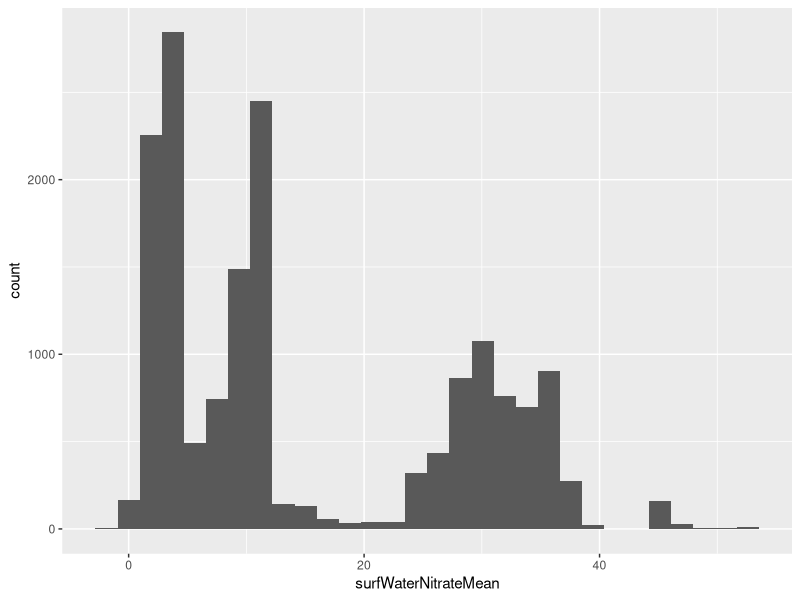
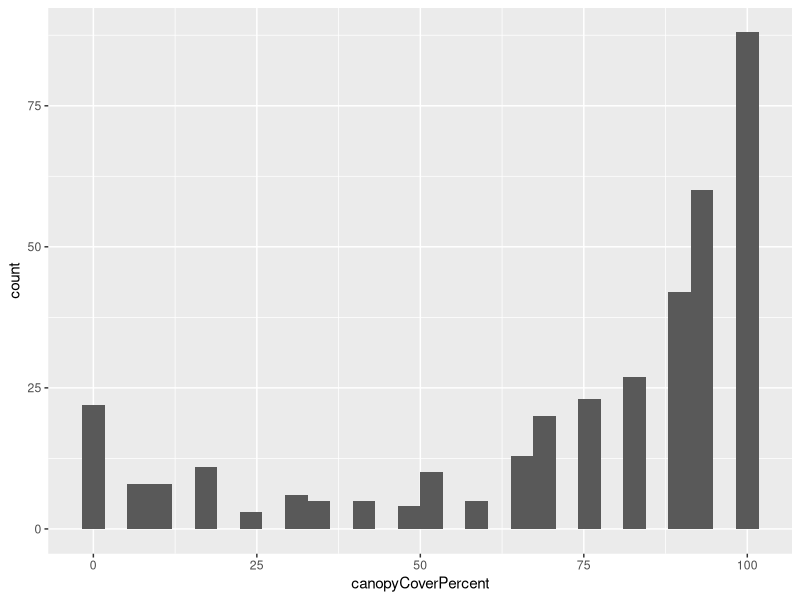
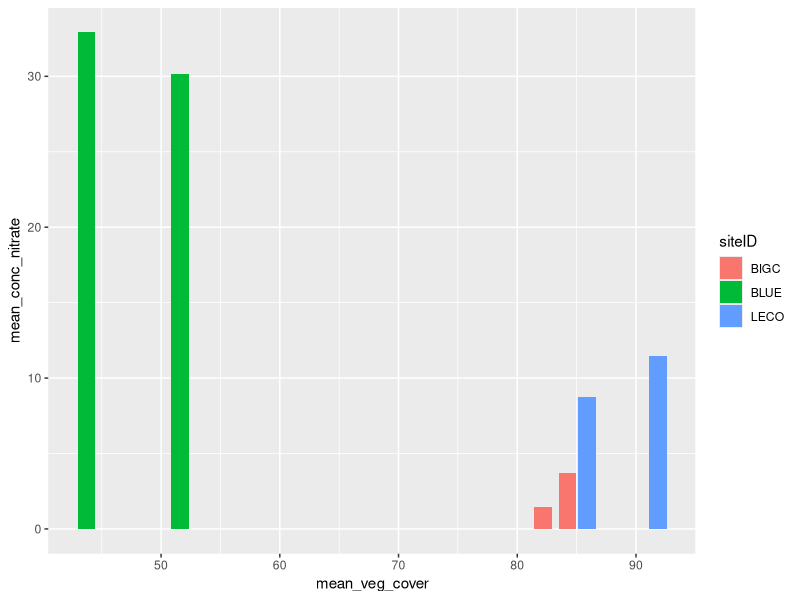
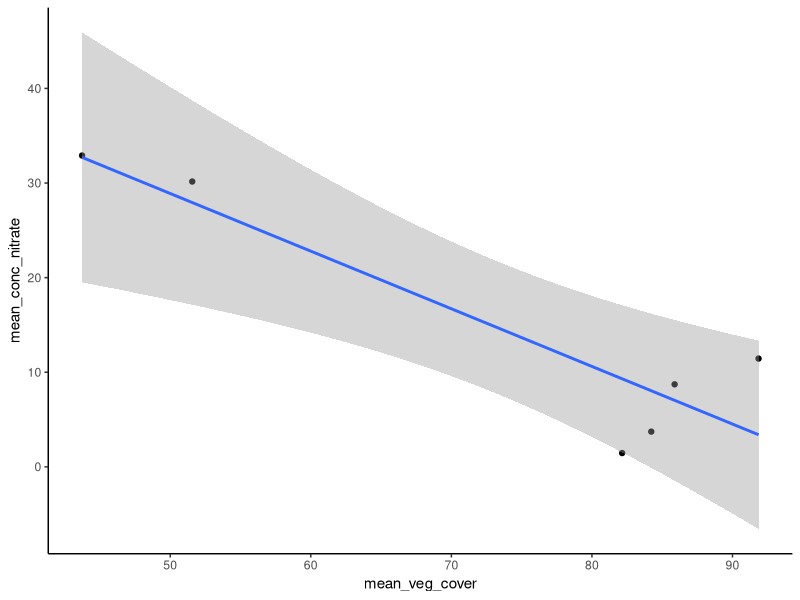
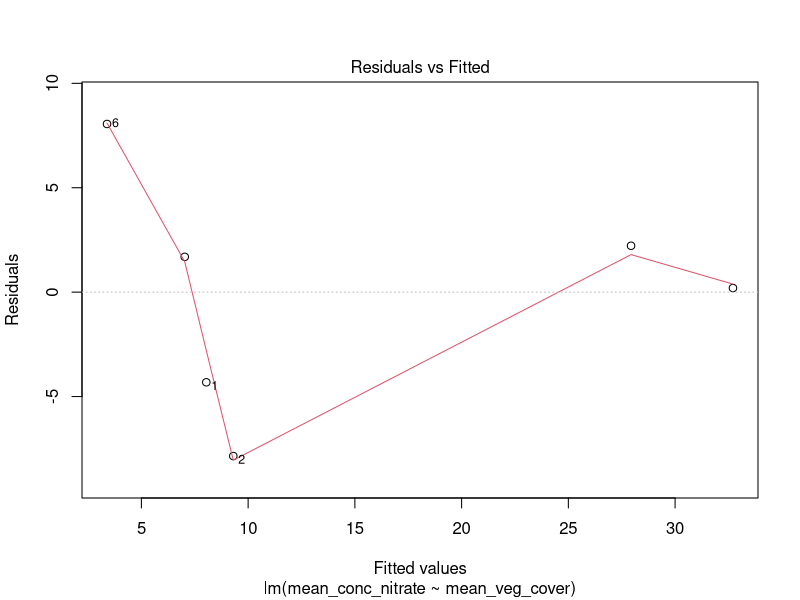
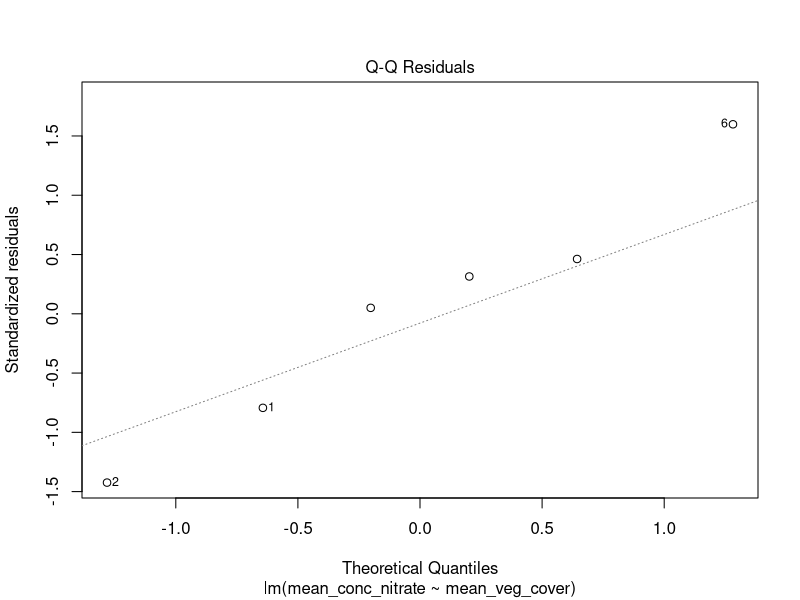
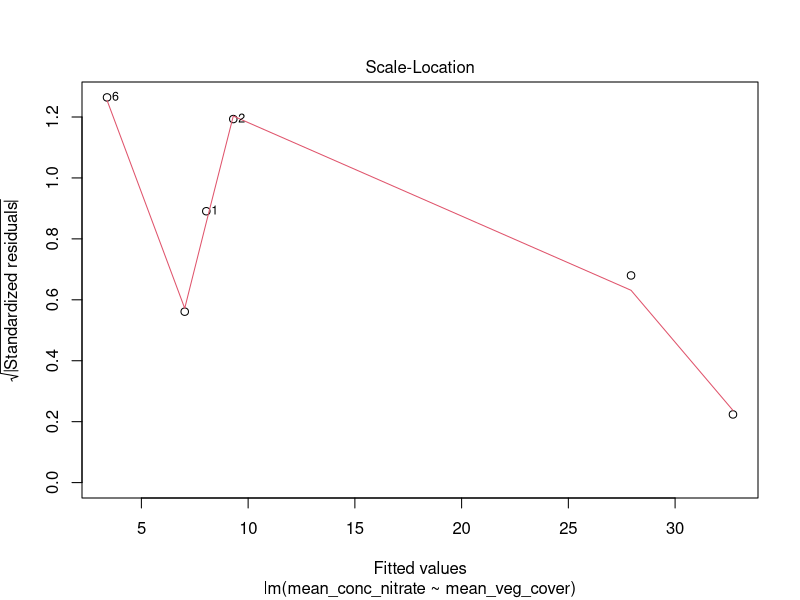
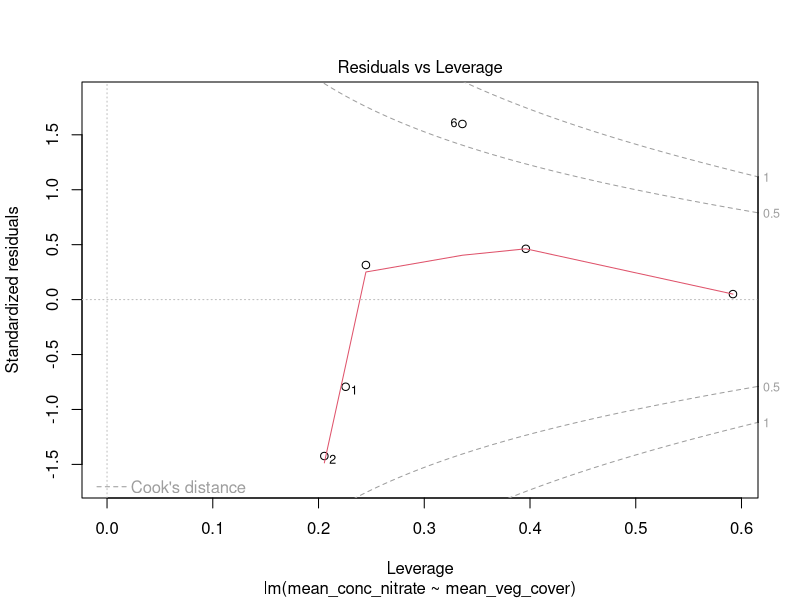

These figures' R source, in order: (Note: this script raises an error after producing the figures.)
## ---- chunk 1
knitr::opts_chunk$set(echo = TRUE)
## ---- chunk 2

#In Chunk 2, we're loading in the packages necessary to manipulate and process our data for further analysis.

install.packages("dplyr")
install.packages("tidyr")
install.packages("ggplot2")
install.packages("readr")
install.packages("lubridate")

library(dplyr)
library(tidyr)
library(ggplot2)
library(readr)
library(lubridate)

## ---- chunk 3

#In Chunk 3, we're loading all of the raw NEON data sets that we're going to be using in our project, as well as tagging each with an appropriate siteID (derived from the NEON site wherein the data was collected) and a year (derived from the year within which the data was collected). 

# (Note: Each set of data is preceded by a textual title (example: #BIGC_2019) to facilitate any necessary navigation).


#BIGC_2019

Nitrate_BIGC_2019 <-read_csv("../Data/Processed/BIGC (CA-D17)/BIGC_NEON_nitrate-surfacewater/NEON.D17.BIGC.DP1.20033.001.102.100.015.NSW_15_minute.2019-07.basic.20221201T190523Z.csv") %>% 
  mutate(siteID="BIGC", year=2019)

VegCover_BIGC_2019 <- read_csv("../Data/Processed/BIGC (CA-D17)/BIGC_NEON_cover-veg-riparian/NEON.D17.BIGC.DP1.20191.001.rip_percentComposition.2019-07.basic.20230112T002213Z.csv") %>% 
  mutate(siteID="BIGC", year=2019)


#BIGC_2021

Nitrate_BIGC_2021 <-read_csv("../Data/Processed/BIGC (CA-D17)/BIGC_NEON_nitrate-surfacewater/NEON.D17.BIGC.DP1.20033.001.102.100.015.NSW_15_minute.2021-08.basic.20221201T175835Z.csv") %>% 
  mutate(siteID="BIGC", year=2021)

VegCover_BIGC_2021 <- read_csv("../Data/Processed/BIGC (CA-D17)/BIGC_NEON_cover-veg-riparian/NEON.D17.BIGC.DP1.20191.001.rip_percentComposition.2021-08.basic.20230112T001807Z.csv") %>% 
  mutate(siteID="BIGC", year=2021)


#BLUE_2019

Nitrate_BLUE_2019 <-read_csv("../Data/Processed/BLUE (OK-D11)/BLUE_NEON_nitrate-surfacewater/NEON.D11.BLUE.DP1.20033.001.112.100.015.NSW_15_minute.2019-06.basic.20221201T045009Z.csv") %>% 
  mutate(siteID="BLUE", year=2019)

VegCover_BLUE_2019 <-read_csv("../Data/Processed/BLUE (OK-D11)/BLUE_NEON_cover-veg-riparian/NEON.D11.BLUE.DP1.20191.001.rip_percentComposition.2019-06.basic.20230112T002006Z.csv") %>% 
  mutate(siteID="BLUE", year=2019)


#BLUE_2021

Nitrate_BLUE_2021 <-read_csv("../Data/Processed/BLUE (OK-D11)/BLUE_NEON_nitrate-surfacewater/NEON.D11.BLUE.DP1.20033.001.112.100.015.NSW_15_minute.2021-06.basic.20221201T013159Z.csv") %>% 
  mutate(siteID="BLUE", year=2021)

VegCover_BLUE_2021 <-read_csv("../Data/Processed/BLUE (OK-D11)/BLUE_NEON_cover-veg-riparian/NEON.D11.BLUE.DP1.20191.001.rip_percentComposition.2021-06.basic.20230112T002305Z.csv") %>% 
  mutate(siteID="BLUE", year=2021)


#LECO_2019

Nitrate_LECO_2019 <-read_csv("../Data/Processed/LECO (TN-D07)/LECO_NEON_nitrate-surfacewater/NEON.D07.LECO.DP1.20033.001.102.100.015.NSW_15_minute.2019-09.basic.20221208T002007Z.csv") %>% 
  mutate(siteID="LECO", year=2019)

VegCover_LECO_2019 <-read_csv("../Data/Processed/LECO (TN-D07)/LECO_NEON_cover-veg-riparian/NEON.D07.LECO.DP1.20191.001.rip_percentComposition.2019-09.basic.20230112T001930Z.csv") %>% 
  mutate(siteID="LECO", year=2019)


#LECO_2021

Nitrate_LECO_2021 <-read_csv("../Data/Processed/LECO (TN-D07)/LECO_NEON_nitrate-surfacewater/NEON.D07.LECO.DP1.20033.001.112.100.015.NSW_15_minute.2021-09.basic.20221208T012753Z.csv") %>% 
  mutate(siteID="LECO", year=2021)

VegCover_LECO_2021 <-read_csv("../Data/Processed/LECO (TN-D07)/LECO_NEON_cover-veg-riparian/NEON.D07.LECO.DP1.20191.001.rip_percentComposition.2021-09.basic.20230112T002003Z.csv") %>% 
  mutate(siteID="LECO", year=2021)


## ---- chunk 4

#In Chunk 4, all of the extraneous data from the raw data sheets is being excised, and the data pertaining to our project is being consolidated into multiple formats for further manipulation. These are detailed in pre-code titles below, but generally speaking, we are creating a data frame containing all of the 'surfWaterNitrateMean' data from the Nitrate_Surfacewater NEON data sheets and a separate frame containing all of the 'canopyCoverPercent' data from the Cover_Veg_Riparian NEON data sheets (these will be used in the creation of two single-variable histograms). We're then creating mean data for each of these consolidated data frames (grouped by siteID and year) before finally left_joining these mean data to create a summarized master data frame.


#Nitrate Data Consolidation (Total, then mean surfWaterNitrateMean grouped by SiteID and year)
Nitrate_Combined <- bind_rows(Nitrate_BIGC_2019, Nitrate_BIGC_2021, Nitrate_BLUE_2019, Nitrate_BLUE_2021, Nitrate_LECO_2019, Nitrate_LECO_2021)

Mean_Nitrate_Combined <- Nitrate_Combined %>% 
  drop_na() %>% 
  group_by(siteID, year) %>% 
  summarize(mean_conc_nitrate = mean(surfWaterNitrateMean))


#VegCover Data Consolidation (Total, then mean canopyCoverPercent grouped by SiteID and year)
VegCover_Combined <- bind_rows(VegCover_BIGC_2019, VegCover_BIGC_2021, VegCover_BLUE_2019, VegCover_BLUE_2021, VegCover_LECO_2019, VegCover_LECO_2021)

Mean_VegCover_Combined <- VegCover_Combined %>% 
  group_by(siteID, year) %>% 
  summarize(mean_veg_cover = mean(canopyCoverPercent))


#Summary Data Frame (with corresponding mean values)
Master_Data_Frame <- left_join(Mean_Nitrate_Combined, Mean_VegCover_Combined)



#Raw 'surfWaterNitrateMean' and 'canopyCoverPercent' columns for Histogram
Total_Nitrate_Conc_Combined <- Nitrate_Combined %>% 
  drop_na() %>% 
  select(surfWaterNitrateMean)

Total_VegCover_Combined <- VegCover_Combined %>% 
  select(canopyCoverPercent)


## ---- chunk 5

# In Chunk 5, we're using the data frames containing the compiled 'surfWaterNitrateMean' and 'canopyCoverPercent' columns to create two single-variable histograms, each representative of one of our two continuous variables (both our response and our predictor variable)


Total_Nitrate_Conc_Combined %>%
  ggplot(aes(x=surfWaterNitrateMean))+
  geom_histogram()

Total_VegCover_Combined %>%
  ggplot(aes(x=canopyCoverPercent))+
  geom_histogram()


## ---- chunk 6

#In Chunk 6, we are creating data frames containing the summarized data necessary for visualization and analysis. (Note: Much of this code is the same as that contained in Chunk 4; for the purposes of our project, it made sense to summarize our data prior to compilation, and as such, much of it already exists in a grouped and summarized format).

Nitrate_Combined <- bind_rows(Nitrate_BIGC_2019, Nitrate_BIGC_2021, Nitrate_BLUE_2019, Nitrate_BLUE_2021, Nitrate_LECO_2019, Nitrate_LECO_2021)

Mean_Nitrate_Combined <- Nitrate_Combined %>% 
  drop_na() %>% 
  group_by(siteID, year) %>% 
  summarize(mean_conc_nitrate = mean(surfWaterNitrateMean))



VegCover_Combined <- bind_rows(VegCover_BIGC_2019, VegCover_BIGC_2021, VegCover_BLUE_2019, VegCover_BLUE_2021, VegCover_LECO_2019, VegCover_LECO_2021)

Mean_VegCover_Combined <- VegCover_Combined %>% 
  group_by(siteID, year) %>% 
  summarize(mean_veg_cover = mean(canopyCoverPercent))

Master_Data_Frame <- left_join(Mean_Nitrate_Combined, Mean_VegCover_Combined)

## ---- chunk 7

#Bar Graph
Master_Data_Frame %>%
  drop_na()%>%
  group_by(siteID, year)%>%
  ggplot(aes(x=mean_veg_cover, y=mean_conc_nitrate, fill = siteID))+
  geom_col(position="dodge")

#Scatter Plot
Master_Data_Frame %>%
  ggplot(aes(x=mean_veg_cover, y=mean_conc_nitrate))+
  geom_point()+
  geom_smooth(method ="lm")+
  theme_classic()


#ANOVA

ANOVA_Model <- aov(mean_conc_nitrate~mean_veg_cover, data = Master_Data_Frame)
summary(ANOVA_Model)

#Linear Model

Linear_Model <- lm(mean_conc_nitrate~mean_veg_cover, data = Master_Data_Frame)
summary(Linear_Model)
plot(Linear_Model)

## ---- chunk 8

Nitrate_BIGC_2019 <-read_csv("../Data/Processed/BIGC (CA-D17)/BIGC_NEON_nitrate-surfacewater/NEON.D17.BIGC.DP1.20033.001.102.100.015.NSW_15_minute.2019-07.basic.20221201T190523Z.csv")

VegCover_BIGC_2019 <- read_csv("../Data/Processed/BIGC (CA-D17)/BIGC_NEON_cover-veg-riparian/NEON.D17.BIGC.DP1.20191.001.rip_percentComposition.2019-07.basic.20230112T002213Z.csv")

CompStruct_BIGC_2019 <- read_csv("../Data/Processed/BIGC (CA-D17)/BIGC_NEON_comp-struct-riparian/NEON.D17.BIGC.DP1.20275.001.rip_assessment.2019-07.basic.20221128T182237Z.csv")

ChemSurf_BIGC_2019 <- read_csv("../Data/Processed/BIGC (CA-D17)/BIGC_NEON_chem-surfacewater/NEON.D17.BIGC.DP1.20093.001.swc_externalLabDataByAnalyte.2019-07.basic.20221215T171932Z.csv")

## ---- chunk 9

#BIGC_2019

Nitrate_BIGC_2019 <-read_csv("../Data/Processed/BIGC (CA-D17)/BIGC_NEON_nitrate-surfacewater/NEON.D17.BIGC.DP1.20033.001.102.100.015.NSW_15_minute.2019-07.basic.20221201T190523Z.csv")

VegCover_BIGC_2019 <- read_csv("../Data/Processed/BIGC (CA-D17)/BIGC_NEON_cover-veg-riparian/NEON.D17.BIGC.DP1.20191.001.rip_percentComposition.2019-07.basic.20230112T002213Z.csv")


#BIGC_2021

Nitrate_BIGC_2021 <-read_csv("../Data/Processed/BIGC (CA-D17)/BIGC_NEON_nitrate-surfacewater/NEON.D17.BIGC.DP1.20033.001.102.100.015.NSW_15_minute.2021-08.basic.20221201T175835Z.csv")

VegCover_BIGC_2021 <- read_csv("../Data/Processed/BIGC (CA-D17)/BIGC_NEON_cover-veg-riparian/NEON.D17.BIGC.DP1.20191.001.rip_percentComposition.2021-08.basic.20230112T001807Z.csv")


#BLUE_2019

Nitrate_BLUE_2019 <-read_csv("../Data/Processed/BLUE (OK-D11)/BLUE_NEON_nitrate-surfacewater/NEON.D11.BLUE.DP1.20033.001.112.100.015.NSW_15_minute.2019-06.basic.20221201T045009Z.csv")

VegCover_BLUE_2019 <-read_csv("../Data/Processed/BLUE (OK-D11)/BLUE_NEON_cover-veg-riparian/NEON.D11.BLUE.DP1.20191.001.rip_percentComposition.2019-06.basic.20230112T002006Z.csv")


#BLUE_2021

Nitrate_BLUE_2021 <-read_csv("../Data/Processed/BLUE (OK-D11)/BLUE_NEON_nitrate-surfacewater/NEON.D11.BLUE.DP1.20033.001.112.100.015.NSW_15_minute.2021-06.basic.20221201T013159Z.csv")

VegCover_BLUE_2021 <-read_csv("../Data/Processed/BLUE (OK-D11)/BLUE_NEON_cover-veg-riparian/NEON.D11.BLUE.DP1.20191.001.rip_percentComposition.2021-06.basic.20230112T002305Z.csv")


#LECO_2019

Nitrate_LECO_2019 <-read_csv("../Data/Processed/LECO (TN-D07)/LECO_NEON_nitrate-surfacewater/NEON.D07.LECO.DP1.20033.001.102.100.015.NSW_15_minute.2019-09.basic.20221208T002007Z.csv")

VegCover_LECO_2019 <-read_csv("../Data/Processed/LECO (TN-D07)/LECO_NEON_cover-veg-riparian/NEON.D07.LECO.DP1.20191.001.rip_percentComposition.2019-09.basic.20230112T001930Z.csv")


#LECO_2021

Nitrate_LECO_2021 <-read_csv("../Data/Processed/LECO (TN-D07)/LECO_NEON_nitrate-surfacewater/NEON.D07.LECO.DP1.20033.001.112.100.015.NSW_15_minute.2021-09.basic.20221208T012753Z.csv")

VegCover_LECO_2021 <-read_csv("../Data/Processed/LECO (TN-D07)/LECO_NEON_cover-veg-riparian/NEON.D07.LECO.DP1.20191.001.rip_percentComposition.2021-09.basic.20230112T002003Z.csv")


## ---- chunk 10

NBIGC2019Mean <- Nitrate_BIGC_2019 %>%
  drop_na(surfWaterNitrateMean) %>% 
  summarize(mean_conc_BIGC_2019 = mean(surfWaterNitrateMean))


Nitrate_BIGC_2021 %>%
  drop_na(surfWaterNitrateMean) %>% 
  summarize(mean_conc_BIGC_2021 = mean(surfWaterNitrateMean))


Nitrate_BLUE_2019 %>%
  drop_na(surfWaterNitrateMean) %>% 
  summarize(mean_conc_BLUE_2019 = mean(surfWaterNitrateMean))


Nitrate_BLUE_2021 %>%
  drop_na(surfWaterNitrateMean) %>% 
  summarize(mean_conc_BLUE_2021 = mean(surfWaterNitrateMean))


Nitrate_LECO_2019 %>%
  drop_na(surfWaterNitrateMean) %>% 
  summarize(mean_conc_LECO_2019 = mean(surfWaterNitrateMean))


Nitrate_LECO_2021 %>%
  drop_na(surfWaterNitrateMean) %>% 
  summarize(mean_conc_LECO_2021 = mean(surfWaterNitrateMean))


VegCover_BIGC_2019 %>%
  drop_na(canopyCoverPercent) %>% 
  summarize(mean_cover_perc_BIGC_2019 = mean(canopyCoverPercent))


VegCover_BIGC_2021 %>%
  drop_na(canopyCoverPercent) %>% 
  summarize(mean_cover_perc_BIGC_2021 = mean(canopyCoverPercent))


VegCover_BLUE_2019 %>%
  drop_na(canopyCoverPercent) %>% 
  summarize(mean_cover_perc_BLUE_2019 = mean(canopyCoverPercent))


VegCover_BLUE_2021 %>%
  drop_na(canopyCoverPercent) %>% 
  summarize(mean_cover_perc_BLUE_2021 = mean(canopyCoverPercent))


VegCover_LECO_2019 %>%
  drop_na(canopyCoverPercent) %>% 
  summarize(mean_cover_perc_LECO_2019 = mean(canopyCoverPercent))


VegCover_LECO_2021 %>%
  drop_na(canopyCoverPercent) %>% 
  summarize(mean_cover_perc_LECO_2021 = mean(canopyCoverPercent))


## ---- chunk 11

Nitrate_BIGC_select_2019 <- Nitrate_BIGC_2019 %>% 
  select(surfWaterNitrateMean)

VegCover_BIGC_select_2019 <- VegCover_BIGC_2019 %>% 
  select(canopyCoverPercent)

Nitrate_BIGC_select_2021 <- Nitrate_BIGC_2021 %>% 
  select(surfWaterNitrateMean)

VegCover_BIGC_select_2021 <- VegCover_BIGC_2021 %>% 
  select(canopyCoverPercent)

Nitrate_BLUE_select_2019 <- Nitrate_BLUE_2019 %>% 
  select(surfWaterNitrateMean)

VegCover_BLUE_select_2019 <- VegCover_BLUE_2019 %>% 
  select(canopyCoverPercent)

Nitrate_BLUE_select_2021 <- Nitrate_BLUE_2021 %>% 
  select(surfWaterNitrateMean)

VegCover_BLUE_select_2021 <- VegCover_BLUE_2021 %>% 
  select(canopyCoverPercent)

Nitrate_LECO_select_2019 <- Nitrate_LECO_2019 %>% 
  select(surfWaterNitrateMean)

VegCover_LECO_select_2019 <- VegCover_LECO_2019 %>% 
  select(canopyCoverPercent)

Nitrate_LECO_select_2021 <- Nitrate_LECO_2021 %>% 
  select(surfWaterNitrateMean)

VegCover_LECO_select_2021 <- VegCover_LECO_2021 %>% 
  select(canopyCoverPercent)


Total_VegCover_Combined <- bind_cols(VegCover_BIGC_select_2019, VegCover_BIGC_select_2021, VegCover_BLUE_select_2019, VegCover_BLUE_select_2021, VegCover_LECO_select_2019, VegCover_LECO_select_2021)

Total_VegCover_Combined_One_Col <- bind_rows(VegCover_BIGC_select_2019, VegCover_BIGC_select_2021, VegCover_BLUE_select_2019, VegCover_BLUE_select_2021, VegCover_LECO_select_2019, VegCover_LECO_select_2021)

Total_Nitrate_Combined_One_Col <- bind_rows(Nitrate_BIGC_select_2019, Nitrate_BIGC_select_2021, Nitrate_BLUE_select_2019, Nitrate_BLUE_select_2021, Nitrate_LECO_select_2019, Nitrate_LECO_select_2021)

Master_Sheet_Total <- left_join(x = Total_VegCover_Combined_One_Col, y = Total_Nitrate_Combined_One_Col)

## ---- chunk 12

NBIGC2019Mean <- Nitrate_BIGC_2019 %>%
  drop_na(surfWaterNitrateMean) %>% 
  summarize(mean_conc_BIGC_2019 = mean(surfWaterNitrateMean))


NBIGC2021Mean <- Nitrate_BIGC_2021 %>%
  drop_na(surfWaterNitrateMean) %>% 
  summarize(mean_conc_BIGC_2021 = mean(surfWaterNitrateMean))


NBLUE2019Mean <- Nitrate_BLUE_2019 %>%
  drop_na(surfWaterNitrateMean) %>% 
  summarize(mean_conc_BLUE_2019 = mean(surfWaterNitrateMean))


NBLUE2021Mean <- Nitrate_BLUE_2021 %>%
  drop_na(surfWaterNitrateMean) %>% 
  summarize(mean_conc_BLUE_2021 = mean(surfWaterNitrateMean))


NLECO2019Mean <- Nitrate_LECO_2019 %>%
  drop_na(surfWaterNitrateMean) %>% 
  summarize(mean_conc_LECO_2019 = mean(surfWaterNitrateMean))


NLECO2021Mean <- Nitrate_LECO_2021 %>%
  drop_na(surfWaterNitrateMean) %>% 
  summarize(mean_conc_LECO_2021 = mean(surfWaterNitrateMean))


VBIGC2019Mean <- VegCover_BIGC_2019 %>%
  drop_na(canopyCoverPercent) %>% 
  summarize(mean_cover_perc_BIGC_2019 = mean(canopyCoverPercent))


VBIGC2021Mean <- VegCover_BIGC_2021 %>%
  drop_na(canopyCoverPercent) %>% 
  summarize(mean_cover_perc_BIGC_2021 = mean(canopyCoverPercent))


VBLUE2019Mean <- VegCover_BLUE_2019 %>%
  drop_na(canopyCoverPercent) %>% 
  summarize(mean_cover_perc_BLUE_2019 = mean(canopyCoverPercent))


VBLUE2021Mean <- VegCover_BLUE_2021 %>%
  drop_na(canopyCoverPercent) %>% 
  summarize(mean_cover_perc_BLUE_2021 = mean(canopyCoverPercent))


VLECO2019Mean <- VegCover_LECO_2019 %>%
  drop_na(canopyCoverPercent) %>% 
  summarize(mean_cover_perc_LECO_2019 = mean(canopyCoverPercent))


VLECO2021Mean <- VegCover_LECO_2021 %>%
  drop_na(canopyCoverPercent) %>% 
  summarize(mean_cover_perc_LECO_2021 = mean(canopyCoverPercent))



Mean_Nitrate_Combined <- bind_rows(NBIGC2019Mean, NBIGC2021Mean, NBLUE2019Mean, NBLUE2021Mean, NLECO2019Mean, NLECO2021Mean)

Mean_VegCover_Combined <- bind_rows(VBIGC2019Mean, VBIGC2021Mean, VBLUE2019Mean, VBLUE2021Mean, VLECO2019Mean, VLECO2021Mean)

Master_Data_Frame <- bind_cols(Mean_Nitrate_Combined, Mean_VegCover_Combined)


